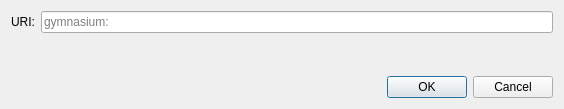
<?xml version="1.0" encoding="UTF-8"?>
<ui version="4.0">
 <class>OpenURIDialog</class>
 <widget class="QDialog" name="OpenURIDialog">
  <property name="geometry">
   <rect>
    <x>0</x>
    <y>0</y>
    <width>564</width>
    <height>109</height>
   </rect>
  </property>
  <property name="windowTitle">
   <string>Open URI</string>
  </property>
  <layout class="QVBoxLayout" name="verticalLayout">
   <item>
    <layout class="QHBoxLayout" name="horizontalLayout">
     <item>
      <widget class="QLabel" name="label">
       <property name="text">
        <string>URI:</string>
       </property>
      </widget>
     </item>
     <item>
      <widget class="QValidatedLineEdit" name="uriEdit">
       <property name="placeholderText">
        <string notr="true">gymnasium:</string>
       </property>
      </widget>
     </item>
    </layout>
   </item>
   <item>
    <spacer name="verticalSpacer">
     <property name="orientation">
      <enum>Qt::Vertical</enum>
     </property>
     <property name="sizeHint" stdset="0">
      <size>
       <width>20</width>
       <height>40</height>
      </size>
     </property>
    </spacer>
   </item>
   <item>
    <widget class="QDialogButtonBox" name="buttonBox">
     <property name="orientation">
      <enum>Qt::Horizontal</enum>
     </property>
     <property name="standardButtons">
      <set>QDialogButtonBox::Cancel|QDialogButtonBox::Ok</set>
     </property>
    </widget>
   </item>
  </layout>
 </widget>
 <customwidgets>
  <customwidget>
   <class>QValidatedLineEdit</class>
   <extends>QLineEdit</extends>
   <header>qt/qvalidatedlineedit.h</header>
  </customwidget>
 </customwidgets>
 <resources/>
 <connections>
  <connection>
   <sender>buttonBox</sender>
   <signal>accepted()</signal>
   <receiver>OpenURIDialog</receiver>
   <slot>accept()</slot>
   <hints>
    <hint type="sourcelabel">
     <x>248</x>
     <y>254</y>
    </hint>
    <hint type="destinationlabel">
     <x>157</x>
     <y>274</y>
    </hint>
   </hints>
  </connection>
  <connection>
   <sender>buttonBox</sender>
   <signal>rejected()</signal>
   <receiver>OpenURIDialog</receiver>
   <slot>reject()</slot>
   <hints>
    <hint type="sourcelabel">
     <x>316</x>
     <y>260</y>
    </hint>
    <hint type="destinationlabel">
     <x>286</x>
     <y>274</y>
    </hint>
   </hints>
  </connection>
 </connections>
</ui>
